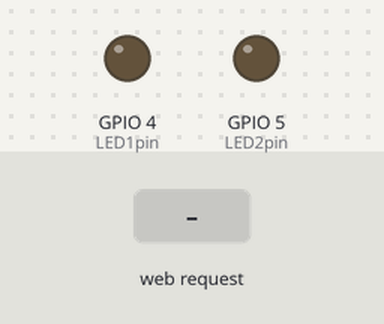
Bench run of a sketch on a simulated ESP8266 (NodeMCU). Shown: output pins drawn as LEDs (lit = HIGH). The inputs (shaded band) are chosen by the test bench. WiFi joins after 1.5 s; servers stay silent unless stated; what the sketch prints to the serial monitor is not drawn.

Above: at 2.7 s.
2.8 s: HTTP request GET /led1on received
At 3.2 s:
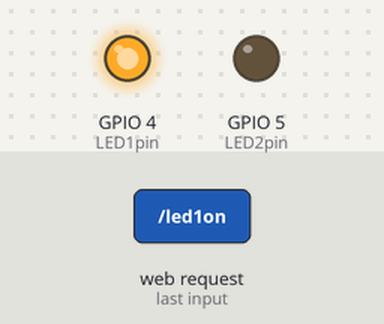
4.3 s: HTTP request GET /led2on received
At 5.5 s:
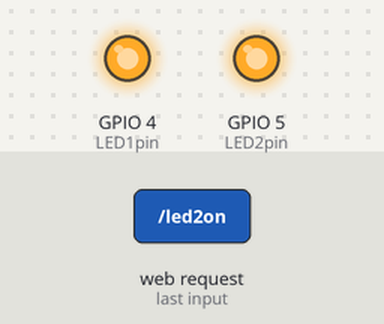
5.8 s: HTTP request GET /led1off received
At 6.7 s:
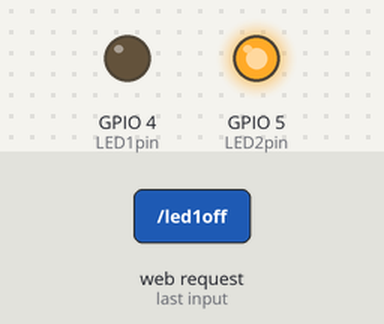
7.3 s: HTTP request GET /led2off received
At 7.8 s:
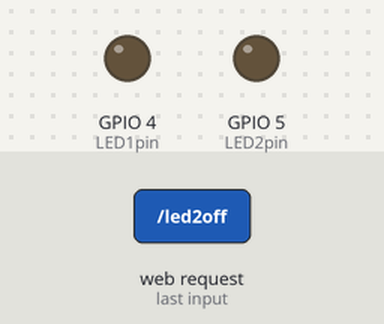
Timing chart, 0 to 9.8 s (numbered marks = the images above; inputs shaded):
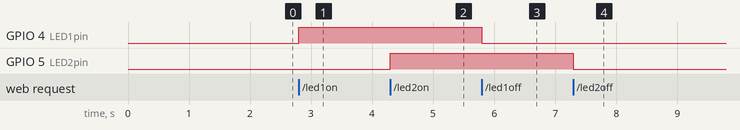

The sketch:

smart_home.ino
```cpp
#include <ESP8266WiFi.h>
#include <ESP8266WebServer.h>

/* Put your SSID & Password */
const char* ssid = "SSID_NAME";  // Enter SSID here
const char* password = "WIFI_PASSWORD";  //Enter Password here

ESP8266WebServer server(80);

uint8_t LED1pin = 4;
bool LED1status = LOW;

uint8_t LED2pin = 5;
bool LED2status = LOW;

void setup() {
  WiFi.mode(WIFI_STA);
  WiFi.begin(ssid, password);

  Serial.begin(115200);
  pinMode(LED1pin, OUTPUT);
  pinMode(LED2pin, OUTPUT);
  delay(100);

  while (WiFi.status() != WL_CONNECTED) {
    delay(200);
    Serial.print(".");
  }

  Serial.println("");
  Serial.print("Connected to ");
  Serial.println(ssid);
  Serial.print("IP address: ");
  Serial.println(WiFi.localIP());

  server.on("/", handle_OnConnect);
  server.on("/led1on", handle_led1on);
  server.on("/led1off", handle_led1off);
  server.on("/led2on", handle_led2on);
  server.on("/led2off", handle_led2off);
  server.onNotFound(handle_NotFound);

  server.begin();
  Serial.println("HTTP server started");
}
void loop() {
  server.handleClient();
  if(LED1status)
    digitalWrite(LED1pin, HIGH);
  else
    digitalWrite(LED1pin, LOW);

  if(LED2status)
    digitalWrite(LED2pin, HIGH);
  else
    digitalWrite(LED2pin, LOW);
}

void handle_OnConnect() {
  LED1status = LOW;
  LED2status = LOW;
  Serial.println("GPIO2 Status: OFF | GPIO4 Status: OFF");
  server.send(200, "text/html", SendHTML(LED1status,LED2status));
}

void handle_led1on() {
  LED1status = HIGH;
  Serial.println("GPIO4 Status: ON");
  server.send(200, "text/html", SendHTML(true,LED2status));
}

void handle_led1off() {
  LED1status = LOW;
  Serial.println("GPIO4 Status: OFF");
  server.send(200, "text/html", SendHTML(false,LED2status));
}

void handle_led2on() {
  LED2status = HIGH;
  Serial.println("GPIO2 Status: ON");
  server.send(200, "text/html", SendHTML(LED1status,true));
}

void handle_led2off() {
  LED2status = LOW;
  Serial.println("GPIO2 Status: OFF");
  server.send(200, "text/html", SendHTML(LED1status,false));
}

void handle_NotFound(){
  server.send(404, "text/plain", "Not found");
}

String SendHTML(uint8_t led1stat,uint8_t led2stat){
  String ptr = "<!DOCTYPE html> <html>\n";
  ptr +="<head><meta name=\"viewport\" content=\"width=device-width, initial-scale=1.0, user-scalable=no\">\n";
  ptr +="<title>LED Control</title>\n";
  ptr +="<style>html { font-family: Roboto; display: inline-block; margin: 0px auto; text-align: center;}\n";
  ptr +="body{margin-top: 50px;} h1 {color: #222222;margin: 50px auto 30px;} h3 {color: #444444;margin-bottom: 50px;}\n";
  ptr +=".button {display: block;width: 80px;background-color: #1abc1a;border: none;color: white;padding: 13px 30px;text-decoration: none;font-size: 25px;margin: 0px auto 35px;cursor: pointer;border-radius: 4px;}\n";
  ptr +=".button-on {background-color: #1abc9c;}\n";
  ptr +=".button-on:active {background-color: #16a085;}\n";
  ptr +=".button-off {background-color: #34495e;}\n";
  ptr +=".button-off:active {background-color: #2c3e50;}\n";
  ptr +="p {font-size: 14px;color: #888;margin-bottom: 10px;}\n";
  ptr +="</style>\n";
  ptr +="</head>\n";
  ptr +="<body>\n";
  ptr +="<h1>Smart Home Controller</h1>\n";

  if(led1stat)
    ptr +="<p>LED1 Status: ON</p><a class=\"button button-off\" href=\"/led1off\">OFF</a>\n";
  else
    ptr +="<p>LED1 Status: OFF</p><a class=\"button button-on\" href=\"/led1on\">ON</a>\n";

  if(led2stat)
    ptr +="<p>LED2 Status: ON</p><a class=\"button button-off\" href=\"/led2off\">OFF</a>\n";
  else
    ptr +="<p>LED2 Status: OFF</p><a class=\"button button-on\" href=\"/led2on\">ON</a>\n";

  ptr +="</body>\n";
  ptr +="</html>\n";
  return ptr;
}
```

Measured:
- after the input at 2.8 s, GPIO 4 (LED1pin): LOW → HIGH at once
- after the input at 4.3 s, GPIO 5 (LED2pin): LOW → HIGH at once
- after the input at 5.8 s, GPIO 4 (LED1pin): HIGH → LOW at once
- after the input at 7.3 s, GPIO 5 (LED2pin): HIGH → LOW at once
